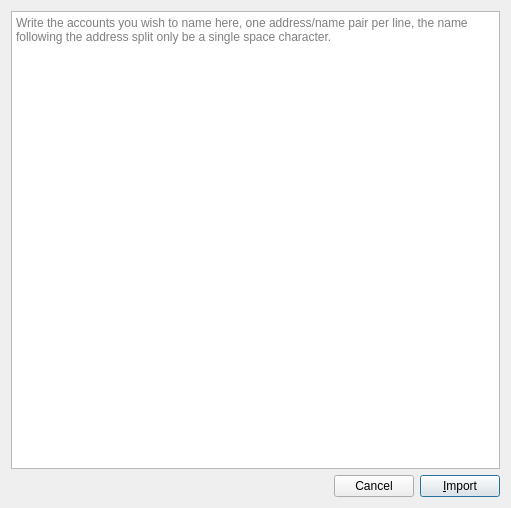
<?xml version="1.0" encoding="UTF-8"?>
<ui version="4.0">
 <class>OtherAccounts</class>
 <widget class="QDialog" name="OtherAccounts">
  <property name="geometry">
   <rect>
    <x>0</x>
    <y>0</y>
    <width>511</width>
    <height>508</height>
   </rect>
  </property>
  <property name="windowTitle">
   <string>Dialog</string>
  </property>
  <layout class="QVBoxLayout" name="verticalLayout">
   <item>
    <widget class="QTextEdit" name="accounts">
     <property name="placeholderText">
      <string>Write the accounts you wish to name here, one address/name pair per line, the name following the address split only be a single space character.</string>
     </property>
    </widget>
   </item>
   <item>
    <layout class="QHBoxLayout" name="horizontalLayout">
     <item>
      <spacer name="horizontalSpacer">
       <property name="orientation">
        <enum>Qt::Horizontal</enum>
       </property>
       <property name="sizeHint" stdset="0">
        <size>
         <width>40</width>
         <height>20</height>
        </size>
       </property>
      </spacer>
     </item>
     <item>
      <widget class="QPushButton" name="cancel">
       <property name="text">
        <string>Cancel</string>
       </property>
      </widget>
     </item>
     <item>
      <widget class="QPushButton" name="create">
       <property name="text">
        <string>&amp;Import</string>
       </property>
       <property name="default">
        <bool>true</bool>
       </property>
      </widget>
     </item>
    </layout>
   </item>
  </layout>
 </widget>
 <resources/>
 <connections>
  <connection>
   <sender>create</sender>
   <signal>clicked()</signal>
   <receiver>OtherAccounts</receiver>
   <slot>accept()</slot>
   <hints>
    <hint type="sourcelabel">
     <x>462</x>
     <y>484</y>
    </hint>
    <hint type="destinationlabel">
     <x>449</x>
     <y>504</y>
    </hint>
   </hints>
  </connection>
  <connection>
   <sender>cancel</sender>
   <signal>clicked()</signal>
   <receiver>OtherAccounts</receiver>
   <slot>reject()</slot>
   <hints>
    <hint type="sourcelabel">
     <x>381</x>
     <y>483</y>
    </hint>
    <hint type="destinationlabel">
     <x>351</x>
     <y>506</y>
    </hint>
   </hints>
  </connection>
 </connections>
</ui>
